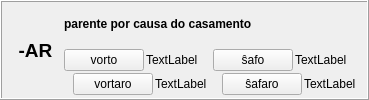
        <widget class="QFrame" name="frame_24">
         <property name="frameShape">
          <enum>QFrame::Box</enum>
         </property>
         <property name="frameShadow">
          <enum>QFrame::Raised</enum>
         </property>
         <layout class="QHBoxLayout" name="horizontalLayout_16">
          <property name="topMargin">
           <number>3</number>
          </property>
          <property name="bottomMargin">
           <number>3</number>
          </property>
          <item>
           <widget class="QLabel" name="label_332">
            <property name="sizePolicy">
             <sizepolicy hsizetype="Maximum" vsizetype="Preferred">
              <horstretch>0</horstretch>
              <verstretch>0</verstretch>
             </sizepolicy>
            </property>
            <property name="styleSheet">
             <string notr="true">font-size: 14pt;
font-weight: bold;</string>
            </property>
            <property name="text">
             <string> -AR </string>
            </property>
            <property name="alignment">
             <set>Qt::AlignCenter</set>
            </property>
           </widget>
          </item>
          <item>
           <layout class="QVBoxLayout" name="verticalLayout_365">
            <item>
             <widget class="QLabel" name="Lec08_Label631">
              <property name="styleSheet">
               <string notr="true">font-weight: bold;</string>
              </property>
              <property name="text">
               <string>parente por causa do casamento</string>
              </property>
              <property name="wordWrap">
               <bool>true</bool>
              </property>
             </widget>
            </item>
            <item>
             <layout class="QHBoxLayout" name="horizontalLayout_599">
              <item>
               <layout class="QVBoxLayout" name="verticalLayout_366">
                <property name="spacing">
                 <number>2</number>
                </property>
                <item>
                 <layout class="QHBoxLayout" name="horizontalLayout_600">
                  <item>
                   <widget class="neklakebla" name="Lec08_Button614">
                    <property name="sizePolicy">
                     <sizepolicy hsizetype="Maximum" vsizetype="Fixed">
                      <horstretch>0</horstretch>
                      <verstretch>0</verstretch>
                     </sizepolicy>
                    </property>
                    <property name="text">
                     <string>vorto</string>
                    </property>
                   </widget>
                  </item>
                  <item>
                   <widget class="QLabel" name="Lec08_Label632">
                    <property name="text">
                     <string>TextLabel</string>
                    </property>
                    <property name="wordWrap">
                     <bool>true</bool>
                    </property>
                   </widget>
                  </item>
                 </layout>
                </item>
                <item>
                 <layout class="QHBoxLayout" name="horizontalLayout_601">
                  <item>
                   <widget class="label_sago_reversa" name="label_387">
                    <property name="sizePolicy">
                     <sizepolicy hsizetype="Maximum" vsizetype="Preferred">
                      <horstretch>0</horstretch>
                      <verstretch>0</verstretch>
                     </sizepolicy>
                    </property>
                    <property name="text">
                     <string/>
                    </property>
                    <property name="pixmap">
                     <pixmap resource="ikonoj.qrc">:/ikonoj/sago_revena.png</pixmap>
                    </property>
                   </widget>
                  </item>
                  <item>
                   <widget class="neklakebla" name="Lec08_Button615">
                    <property name="sizePolicy">
                     <sizepolicy hsizetype="Maximum" vsizetype="Fixed">
                      <horstretch>0</horstretch>
                      <verstretch>0</verstretch>
                     </sizepolicy>
                    </property>
                    <property name="text">
                     <string>vortaro</string>
                    </property>
                   </widget>
                  </item>
                  <item>
                   <widget class="QLabel" name="Lec08_Label633">
                    <property name="text">
                     <string>TextLabel</string>
                    </property>
                    <property name="wordWrap">
                     <bool>true</bool>
                    </property>
                   </widget>
                  </item>
                 </layout>
                </item>
               </layout>
              </item>
              <item>
               <layout class="QVBoxLayout" name="verticalLayout_367">
                <property name="spacing">
                 <number>2</number>
                </property>
                <item>
                 <layout class="QHBoxLayout" name="horizontalLayout_602">
                  <item>
                   <widget class="neklakebla" name="Lec08_Button37">
                    <property name="sizePolicy">
                     <sizepolicy hsizetype="Maximum" vsizetype="Fixed">
                      <horstretch>0</horstretch>
                      <verstretch>0</verstretch>
                     </sizepolicy>
                    </property>
                    <property name="text">
                     <string>ŝafo</string>
                    </property>
                   </widget>
                  </item>
                  <item>
                   <widget class="QLabel" name="Lec08_Label46">
                    <property name="text">
                     <string>TextLabel</string>
                    </property>
                    <property name="wordWrap">
                     <bool>true</bool>
                    </property>
                   </widget>
                  </item>
                 </layout>
                </item>
                <item>
                 <layout class="QHBoxLayout" name="horizontalLayout_603">
                  <item>
                   <widget class="label_sago_reversa" name="label_386">
                    <property name="sizePolicy">
                     <sizepolicy hsizetype="Maximum" vsizetype="Preferred">
                      <horstretch>0</horstretch>
                      <verstretch>0</verstretch>
                     </sizepolicy>
                    </property>
                    <property name="text">
                     <string/>
                    </property>
                    <property name="pixmap">
                     <pixmap resource="ikonoj.qrc">:/ikonoj/sago_revena.png</pixmap>
                    </property>
                   </widget>
                  </item>
                  <item>
                   <widget class="neklakebla" name="Lec08_Button38">
                    <property name="sizePolicy">
                     <sizepolicy hsizetype="Maximum" vsizetype="Fixed">
                      <horstretch>0</horstretch>
                      <verstretch>0</verstretch>
                     </sizepolicy>
                    </property>
                    <property name="text">
                     <string>ŝafaro</string>
                    </property>
                   </widget>
                  </item>
                  <item>
                   <widget class="QLabel" name="Lec08_Label47">
                    <property name="text">
                     <string>TextLabel</string>
                    </property>
                    <property name="wordWrap">
                     <bool>true</bool>
                    </property>
                   </widget>
                  </item>
                 </layout>
                </item>
               </layout>
              </item>
             </layout>
            </item>
           </layout>
          </item>
         </layout>
        </widget>
